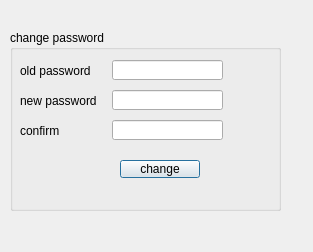
<?xml version="1.0" encoding="UTF-8"?>
<ui version="4.0">
 <class>changePassword</class>
 <widget class="QDialog" name="changePassword">
  <property name="geometry">
   <rect>
    <x>0</x>
    <y>0</y>
    <width>313</width>
    <height>252</height>
   </rect>
  </property>
  <property name="windowTitle">
   <string>Dialog</string>
  </property>
  <widget class="QGroupBox" name="groupBox">
   <property name="geometry">
    <rect>
     <x>10</x>
     <y>30</y>
     <width>271</width>
     <height>181</height>
    </rect>
   </property>
   <property name="title">
    <string>change password</string>
   </property>
   <widget class="QLineEdit" name="lineEdit">
    <property name="geometry">
     <rect>
      <x>102</x>
      <y>30</y>
      <width>111</width>
      <height>20</height>
     </rect>
    </property>
   </widget>
   <widget class="QLineEdit" name="lineEdit_2">
    <property name="geometry">
     <rect>
      <x>102</x>
      <y>60</y>
      <width>111</width>
      <height>20</height>
     </rect>
    </property>
   </widget>
   <widget class="QLineEdit" name="lineEdit_3">
    <property name="geometry">
     <rect>
      <x>102</x>
      <y>90</y>
      <width>111</width>
      <height>20</height>
     </rect>
    </property>
   </widget>
   <widget class="QLabel" name="label">
    <property name="geometry">
     <rect>
      <x>10</x>
      <y>30</y>
      <width>101</width>
      <height>21</height>
     </rect>
    </property>
    <property name="text">
     <string>old password</string>
    </property>
   </widget>
   <widget class="QLabel" name="label_2">
    <property name="geometry">
     <rect>
      <x>10</x>
      <y>60</y>
      <width>91</width>
      <height>21</height>
     </rect>
    </property>
    <property name="text">
     <string>new password</string>
    </property>
   </widget>
   <widget class="QLabel" name="label_3">
    <property name="geometry">
     <rect>
      <x>10</x>
      <y>90</y>
      <width>91</width>
      <height>21</height>
     </rect>
    </property>
    <property name="text">
     <string>confirm</string>
    </property>
   </widget>
   <widget class="QPushButton" name="pushButton">
    <property name="geometry">
     <rect>
      <x>110</x>
      <y>130</y>
      <width>80</width>
      <height>18</height>
     </rect>
    </property>
    <property name="text">
     <string>change</string>
    </property>
   </widget>
  </widget>
 </widget>
 <resources/>
 <connections/>
</ui>
